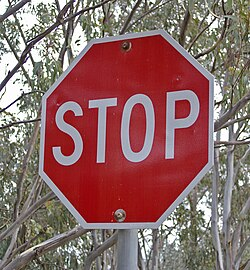
#> input picture wk2_sb1/stopsign.jpg, 250 x 270 px
$ python -i main.py   (imports and definitions only)
#> lines starting #> are read from the running program, lines starting #| are printed output that depends on the picture
import argparse
import os
import cv2

H_BINS = ["red", "yellow", "green", "cyan", "blue", "magenta"]
SHADE_S_THRESH = 64
BLACK_V_THRESH = 64
WHITE_V_THRESH = 224

parser = argparse.ArgumentParser(description="Split images by color")
# [4 lines not run here, left out]
# [1 line that did not run here, left out]
# [1 line that did not run here, left out]

def process_img(path):
#> called with path = 'stopsign.jpg'
  img = cv2.imread(path)
#> img is the input picture: shape (270, 250, 3); mean B, G, R 102, 104.2, 140
  if img is None:
    return
  hsv = cv2.cvtColor(img, cv2.COLOR_BGR2HSV)
#> hsv: shape (270, 250, 3); mean H, S, V 84.3, 85.3, 143.2
  hsv[:, :, 0] = (hsv[:, :, 0] + int(180 / len(H_BINS) / 2)) % 180 # shift to center distr
#> hsv: shape (270, 250, 3); mean H, S, V 51.7, 85.3, 143.2
  mask_ranges = [
    # black: any hue, any saturation, low value
    ("black", (0, 0, 0), (180, 255, BLACK_V_THRESH - 1)),
    # gray: any hue, low saturation, medium value
    ("gray", (0, 0, BLACK_V_THRESH), (180, SHADE_S_THRESH - 1, WHITE_V_THRESH - 1)),
    # white: any hue, low saturation, high value
    ("white", (0, 0, WHITE_V_THRESH), (180, SHADE_S_THRESH - 1, 255)),
  ]
  for h_i, bin in enumerate(H_BINS):
    h_min = int(h_i / len(H_BINS) * 180)
    h_max = int((h_i + 1) / len(H_BINS) * 180)
    # color: select hue, high saturation, medium-to-high value
    mask_ranges.append((bin, (h_min, SHADE_S_THRESH, BLACK_V_THRESH), (h_max, 255, 255)))
  for label, mn, mx in mask_ranges:
    mask = cv2.inRange(hsv, mn, mx)
    if cv2.countNonZero(mask) < hsv.shape[0] * hsv.shape[1] * 0.01:
      continue
    out = cv2.bitwise_and(img, img, mask=mask)
    if output_dir is None:
      out_path = f"{os.path.splitext(path)[0]}_{label}.png"
    else:
      out_path = os.path.join(output_dir, f"{os.path.splitext(os.path.basename(path))[0]}_{label}.png")
    cv2.imwrite(out_path, out)
#> this loop made 1 pass
#> pass 1, in process_img, `mask = cv2.inRange(hsv, mn, mx)`:
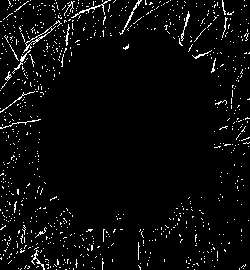
#> mask: shape (270, 250); 4% white in thin lines or dots
#> pass 1, in process_img, `out = cv2.bitwise_and(img, img, mask=mask)`:
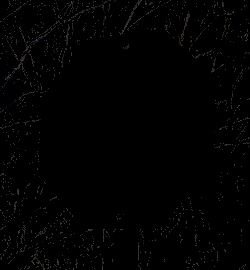
#> out: shape (270, 250, 3); mean B, G, R 1.4, 1.7, 1.8

# [2 lines not run here, left out]

#> (the run stopped early here; a loop or call above may not have finished)
